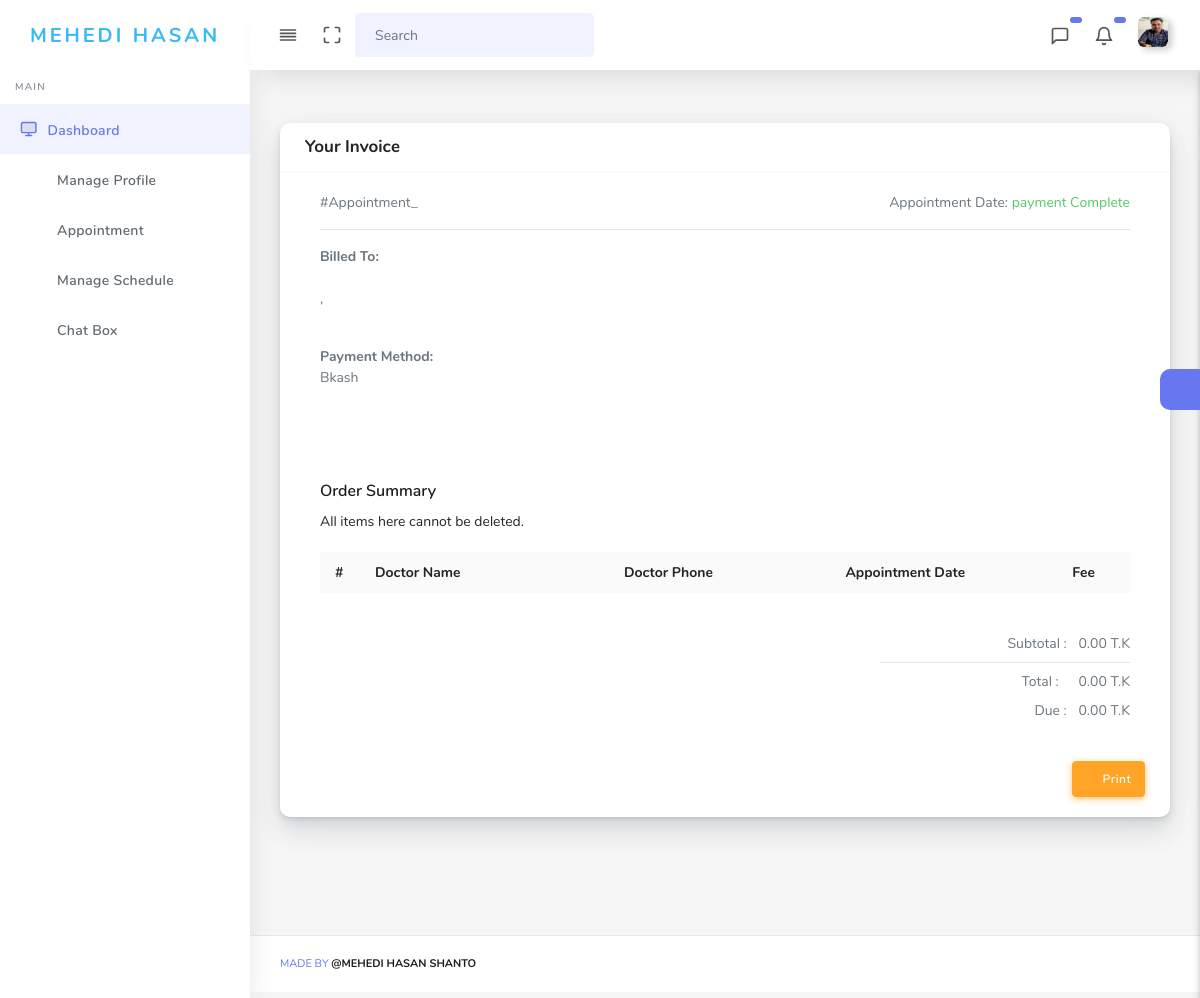
/doctor/appointment_invoice.php (signed in), run on the app's committed database.
### tables this page shows
CREATE TABLE `doctors` (
  `doctor_id` int(11) NOT NULL,
  `first_name` varchar(255) NOT NULL,
  `last_name` varchar(255) NOT NULL,
  `email` varchar(255) NOT NULL,
  `phone` varchar(255) NOT NULL,
  `degree` varchar(255) NOT NULL,
  `gender` varchar(255) NOT NULL,
  `address` varchar(255) NOT NULL,
  `password` varchar(255) NOT NULL,
  `image` varchar(255) NOT NULL,
  `status` int(11) NOT NULL,
  `join_date` date NOT NULL,
  `charge` float NOT NULL,
  `schedule` varchar(255) NOT NULL,
  `category` varchar(100) NOT NULL
);

### doctor/includes/side.php (the view, shortened to what this page needs)
<div class="main-sidebar sidebar-style-2">
    <aside id="sidebar-wrapper">
        <div class="sidebar-brand">
            <a href="doctor_dashboard.php"><span class="logo-name text-info"><?php echo $userdata['first_name'] . ' ' .$userdata['last_name'];?></span></a>
        </div>
        <ul class="sidebar-menu">
            <li class="menu-header">Main</li>
            <li class="dropdown active">
                <a href="doctor_dashboard.php" class="nav-link"><i data-feather="monitor"></i><span>Dashboard</span></a>
            </li>
            <li class="dropdown">
                <a href="#" class="menu-toggle nav-link has-dropdown"><i class="fas fa-user-tie"></i><span>Manage Profile</span></a>
            </li>
            <li class="dropdown">
                <a href="#" class="menu-toggle nav-link has-dropdown"><i class="fas fa-file-medical"></i><span>Appointment</span></a>
            </li>
            <li class="dropdown">
                <a href="#" class="menu-toggle nav-link has-dropdown"><i class="fas fa-clock"></i><span>Manage Schedule</span></a>
            </li>
            <li class="dropdown">
                <a href="#" class="menu-toggle nav-link has-dropdown"><i class="fas fa-comment"></i><span>Chat Box</span></a>
            </li>
        </ul>
    </aside>
</div>

### doctor/includes/nav.php (shortened to what this page needs)
<nav class="navbar navbar-expand-lg main-navbar sticky">
    <div class="form-inline mr-auto">
        <ul class="navbar-nav mr-3">
            <li><a href="#" data-toggle="sidebar" class="nav-link nav-link-lg
									collapse-btn"> <i data-feather="align-justify"></i></a></li>
            <li><a href="#" class="nav-link nav-link-lg fullscreen-btn">
                    <i data-feather="maximize"></i>
                </a></li>
            <li>
                <form class="form-inline mr-auto">
                    <div class="search-element">
                        <input class="form-control" type="search" placeholder="Search" aria-label="Search" data-width="200">
                        <button class="btn" type="submit">
                            <i class="fas fa-search"></i>
                        </button>
                    </div>
                </form>
            </li>
        </ul>
    </div>
    <ul class="navbar-nav navbar-right">
        <li class="dropdown dropdown-list-toggle">
            <a href="#" data-toggle="dropdown" class="nav-link nav-link-lg message-toggle"><i data-feather="message-square"></i>
                <span class="badge headerBadge1">
                 </span>
            </a>
        </li>
        <li class="dropdown dropdown-list-toggle">
            <a href="#" data-toggle="dropdown" class="nav-link nav-link-lg message-toggle"><i data-feather="bell"></i>
                <span class="badge headerBadge1">
                 </span>
            </a>
        </li>
        <li class="dropdown"><a href="#" data-toggle="dropdown"
                                class="nav-link dropdown-toggle nav-link-lg nav-link-user"> <img alt="image" src="../images/<?php echo $userdata['image'];?>" class="user-img-radious-style"> <span class="d-sm-none d-lg-inline-block"></span></a>
        </li>
    </ul>
</nav>

### data on the page
doctors: image (picture), first_name "MEHEDI", last_name "HASAN"

### other printed values
$data1['charge'] "0.00"
$due "0.00"
